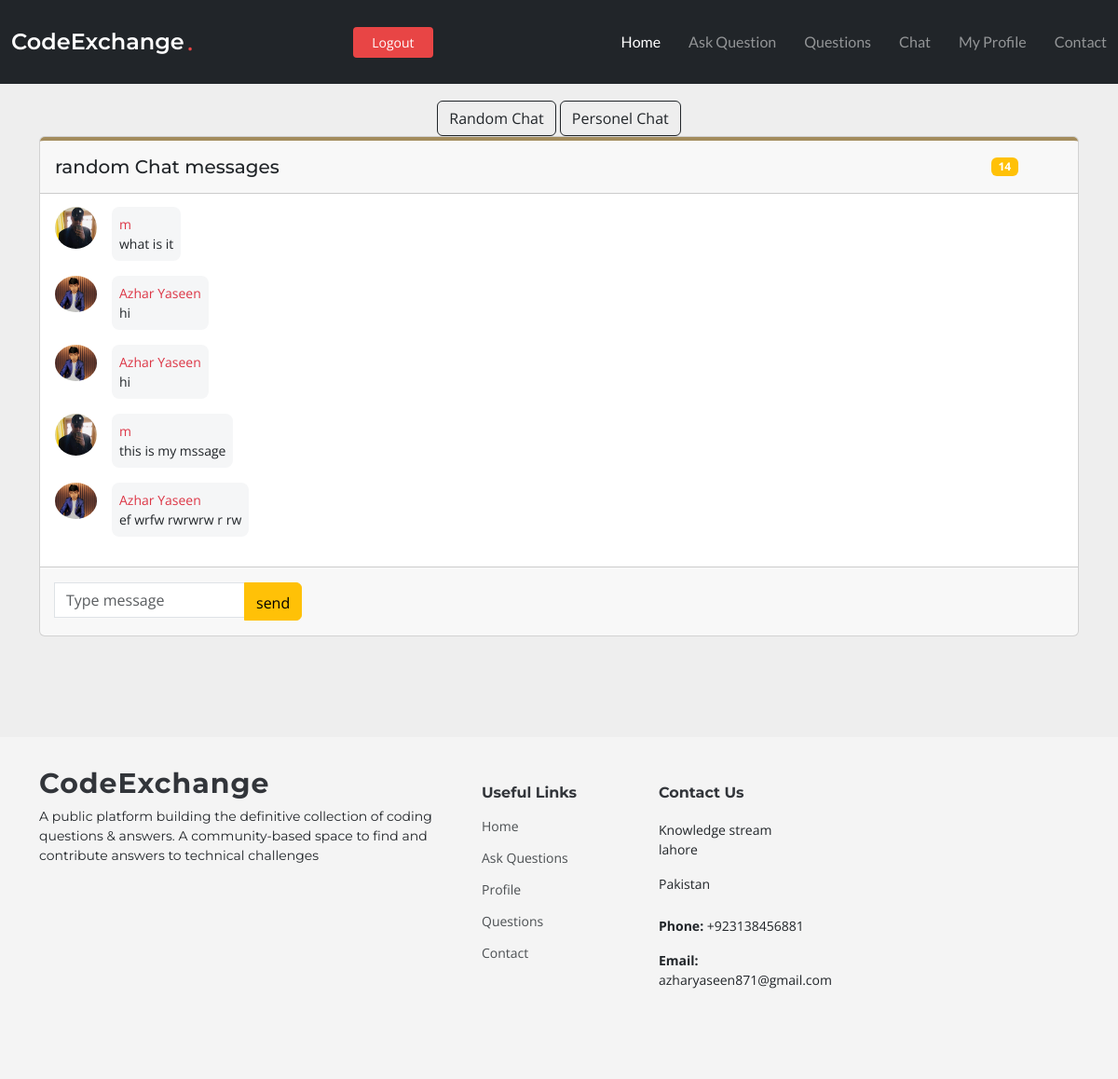
The app's page /chat/ (signed in), older data.
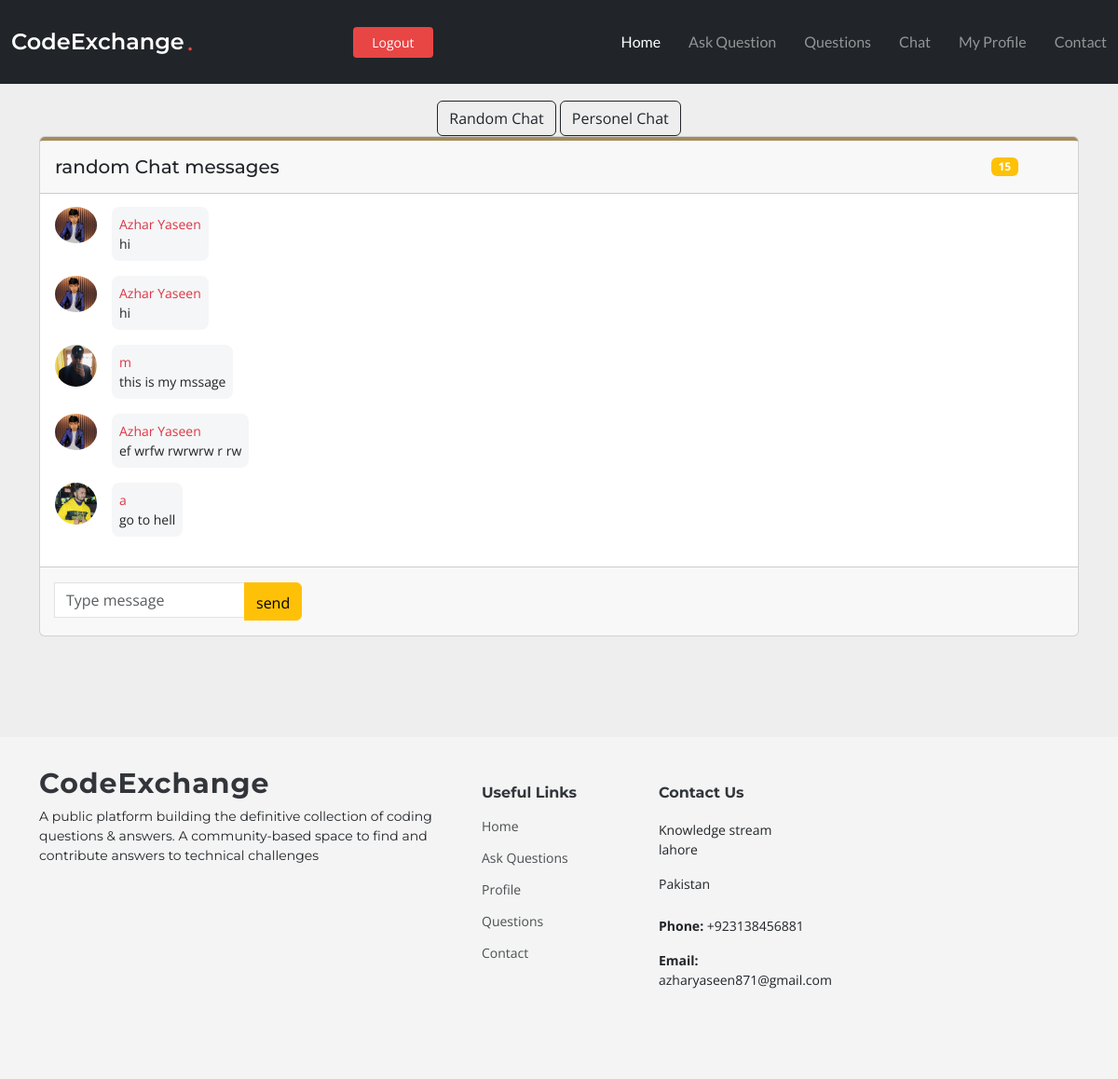
The same page, newer data.
### app/models.py (models this page shows, shortened)
class Chat_Messages(models.Model):
    user = models.ForeignKey(User, related_name='user_chat', on_delete=models.CASCADE)
    message = HTMLField()
    date_created = models.DateTimeField(default=timezone.now)

class User_profile(models.Model):
    user = models.OneToOneField(User, related_name='profile', on_delete=models.CASCADE)
    bio = models.CharField(max_length=1000)
    city = models.CharField(max_length=1000, default="lahore")
    phone = models.IntegerField(null=True, blank=True)
    image = models.ImageField( default='default.jpg', upload_to='profile_pic' )
    date_created = models.DateTimeField(default=timezone.now)

### app/views.py (the view)
# urls.py: path('chat/',views.chat_home,name='chat'),
@login_required(login_url='login')
def chat_home(request):
    user = request.user
    chat_messages = Chat_Messages.objects.all()
    if request.method == 'POST':
        msg = request.POST.get('message')
        save_msage = Chat_Messages(user=user,message=msg)
        save_msage.save()
    return render(request, "app/chat.html",{'chat_messages':chat_messages})

### app/templates/app/chat.html (shortened to what this page needs)
{% extends 'base.html' %}
{% block content %}
<section style="background-color: #eee;">
  <div class="container py-5">
    <div class="container text-center">
      <a class="btn btn-outline-dark" href="{% url 'chat' %}">Random Chat</a>
      <a class="btn btn-outline-dark" href="{% url 'personel_chat' %}">Personel Chat</a>
    </div>
    <div class="row d-flex justify-content-center">
      <div class="">
        <div class="card">
          <div class="card-header d-flex justify-content-between align-items-center p-3"
            style="border-top: 4px solid #a38c5d;">
            <h5 class="mb-0">random Chat messages</h5>
            <div class="d-flex flex-row align-items-center">
              <span class="badge bg-warning me-3">{{ chat_messages|length }}</span>
            </div>
          </div>
          <div class="card-body" id="chat-messages-container" data-mdb-perfect-scrollbar="true" style="position: relative; height: 400px;overflow-y: scroll;">
            {% for chat_messages in chat_messages %}
            {% if chat_messages.user == request.user %}
            <div class="d-flex flex-row justify-content-end mb-4 pt-1">
              <div>
                <p class="small p-2 me-3 mb-3 text-white rounded-3 bg-warning"><span class="text-danger">You</span><br>{{ chat_messages.message }}</p>
              </div>
              <img src="{{ chat_messages.user.profile.image.url }}"
                alt="avatar 1" style="width: 45px; height: 100%;border-radius:50%;">
            </div>
            {% else %}
            <div class="d-flex flex-row justify-content-start">
              <img src="{{ chat_messages.user.profile.image.url }}"
                alt="avatar 1" style="width: 45px; height: 100%; border-radius:50%;">
              <div>
                <p class="small p-2 ms-3 mb-3 rounded-3" style="background-color: #f5f6f7;"><span class="text-danger">{{ chat_messages.user }}</span><br>{{ chat_messages.message }}</p>
              </div>
            </div>
            {% endif %}
            {% endfor %}
            </div>
          <div class="card-footer text-muted d-flex justify-content-start align-items-center p-3">
            <form action="" method="post">
            <div class="input-group mb-0">
              <input type="text" class="form-control" name="message" placeholder="Type message"
                aria-label="Recipient's username" aria-describedby="button-addon2" />
              <button class="btn btn-warning" type="submit" id="button-addon2" style="padding-top: .55rem;">
                send
              </button>
            </div>
          </form>
          </div>
        </div>
      </div>
    </div>
  </div>
</section>
{% endblock content %}

Row changes from the older to the newer data that the page shows:
no longer on this page (row edited): Chat_Messages: user.profile.image (picture), user "m", message "what is it"
added Chat_Messages: user.profile.image (picture), user "a", message "go to hell"
Text that changed along with them:
{{ chat_messages|length }}: "14" → "15"
